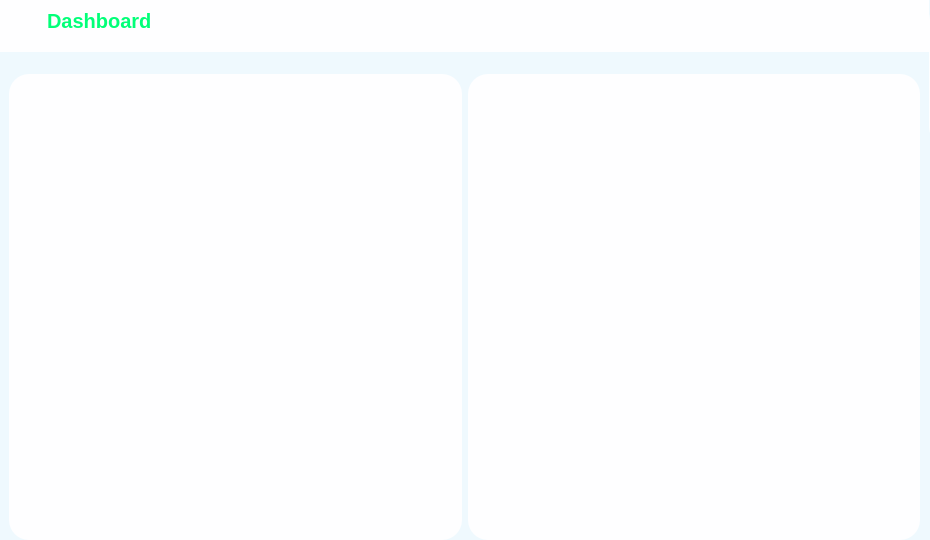
<?xml version="1.0" encoding="UTF-8"?>
<ui version="4.0">
 <class>comprasCliente</class>
 <widget class="QDialog" name="comprasCliente">
  <property name="geometry">
   <rect>
    <x>0</x>
    <y>0</y>
    <width>930</width>
    <height>540</height>
   </rect>
  </property>
  <property name="windowTitle">
   <string>Dialog</string>
  </property>
  <property name="styleSheet">
   <string notr="true">*{
color: #000;
border: none;
}
#comprasCliente{
background-color: #eff9fe;
}

#leftMenu{
background-color: rgb(1, 176, 83);

}
QLineEdit{
background: transparent;
color: #01ff78;
}
#searchFrame{
border-radius: 10px;
border: 2px solid #01ff78;
}
#appHeader{
color:  #01ff78;
}
#card1, #card2, #card3,#card4 {
background-color: #fefeff;
border-radius: 20px;
}
#pushButton, #pushButton_2{
background-color: #01ff78;
color: #fff;
border-radius: 10px;
}
#widget_4, #widget_5, #profileCont{
background-color: #fefeff;
border-radius: 20px;
}
#headerFrame{
background-color: #fefeff;
}
#pushButton_4{
background-color: #fefeff;
padding: 10px 5px;
text-align:left;
border-top-left-radius: 20px
}
#pushButton_3, #pushButton_5, #pushButton_6{
padding: 10px 5px;
text-align:left;

}
QScrollArea{
background:transparent;
}

</string>
  </property>
  <widget class="QWidget" name="leftMenu" native="true">
   <property name="enabled">
    <bool>true</bool>
   </property>
   <property name="geometry">
    <rect>
     <x>1030</x>
     <y>0</y>
     <width>220</width>
     <height>549</height>
    </rect>
   </property>
   <layout class="QVBoxLayout" name="verticalLayout_8">
    <property name="spacing">
     <number>0</number>
    </property>
    <property name="sizeConstraint">
     <enum>QLayout::SetDefaultConstraint</enum>
    </property>
    <property name="leftMargin">
     <number>15</number>
    </property>
    <property name="topMargin">
     <number>0</number>
    </property>
    <property name="rightMargin">
     <number>0</number>
    </property>
    <property name="bottomMargin">
     <number>0</number>
    </property>
    <item>
     <widget class="QFrame" name="frame_10">
      <property name="sizePolicy">
       <sizepolicy hsizetype="Preferred" vsizetype="Minimum">
        <horstretch>0</horstretch>
        <verstretch>0</verstretch>
       </sizepolicy>
      </property>
      <property name="frameShape">
       <enum>QFrame::StyledPanel</enum>
      </property>
      <property name="frameShadow">
       <enum>QFrame::Raised</enum>
      </property>
      <layout class="QVBoxLayout" name="verticalLayout_9">
       <property name="spacing">
        <number>0</number>
       </property>
       <property name="leftMargin">
        <number>0</number>
       </property>
       <property name="topMargin">
        <number>0</number>
       </property>
       <property name="rightMargin">
        <number>0</number>
       </property>
       <property name="bottomMargin">
        <number>0</number>
       </property>
       <item alignment="Qt::AlignTop">
        <widget class="QLabel" name="label_28">
         <property name="font">
          <font>
           <pointsize>15</pointsize>
           <bold>true</bold>
          </font>
         </property>
         <property name="text">
          <string>STDEvents</string>
         </property>
        </widget>
       </item>
       <item>
        <widget class="QFrame" name="frame_9">
         <property name="sizePolicy">
          <sizepolicy hsizetype="Preferred" vsizetype="Expanding">
           <horstretch>0</horstretch>
           <verstretch>0</verstretch>
          </sizepolicy>
         </property>
         <property name="frameShape">
          <enum>QFrame::StyledPanel</enum>
         </property>
         <property name="frameShadow">
          <enum>QFrame::Raised</enum>
         </property>
         <layout class="QVBoxLayout" name="verticalLayout_11">
          <property name="spacing">
           <number>0</number>
          </property>
          <property name="leftMargin">
           <number>0</number>
          </property>
          <property name="topMargin">
           <number>0</number>
          </property>
          <property name="rightMargin">
           <number>0</number>
          </property>
          <property name="bottomMargin">
           <number>0</number>
          </property>
          <item alignment="Qt::AlignTop">
           <widget class="QFrame" name="frame_11">
            <property name="sizePolicy">
             <sizepolicy hsizetype="Preferred" vsizetype="Preferred">
              <horstretch>0</horstretch>
              <verstretch>0</verstretch>
             </sizepolicy>
            </property>
            <property name="frameShape">
             <enum>QFrame::StyledPanel</enum>
            </property>
            <property name="frameShadow">
             <enum>QFrame::Raised</enum>
            </property>
            <layout class="QVBoxLayout" name="verticalLayout_10">
             <property name="spacing">
              <number>10</number>
             </property>
             <property name="leftMargin">
              <number>0</number>
             </property>
             <property name="topMargin">
              <number>0</number>
             </property>
             <property name="rightMargin">
              <number>0</number>
             </property>
             <property name="bottomMargin">
              <number>0</number>
             </property>
             <item>
              <widget class="QPushButton" name="pushButton_4">
               <property name="text">
                <string>Home</string>
               </property>
               <property name="icon">
                <iconset resource="../../Recursos.qrc">
                 <normaloff>:/greenicons/icons/greenicons/home.svg</normaloff>:/greenicons/icons/greenicons/home.svg</iconset>
               </property>
               <property name="iconSize">
                <size>
                 <width>24</width>
                 <height>24</height>
                </size>
               </property>
              </widget>
             </item>
             <item>
              <widget class="QPushButton" name="pushButton_3">
               <property name="text">
                <string>Cart</string>
               </property>
               <property name="icon">
                <iconset resource="../../Recursos.qrc">
                 <normaloff>:/whiteicons/icons/whiteicons/shopping-cart.svg</normaloff>:/whiteicons/icons/whiteicons/shopping-cart.svg</iconset>
               </property>
               <property name="iconSize">
                <size>
                 <width>24</width>
                 <height>24</height>
                </size>
               </property>
              </widget>
             </item>
             <item>
              <widget class="QPushButton" name="pushButton_6">
               <property name="text">
                <string>Statistics</string>
               </property>
               <property name="icon">
                <iconset resource="../../Recursos.qrc">
                 <normaloff>:/whiteicons/icons/whiteicons/bar-chart.svg</normaloff>:/whiteicons/icons/whiteicons/bar-chart.svg</iconset>
               </property>
               <property name="iconSize">
                <size>
                 <width>24</width>
                 <height>24</height>
                </size>
               </property>
              </widget>
             </item>
             <item>
              <widget class="QPushButton" name="pushButton_5">
               <property name="text">
                <string>Settings</string>
               </property>
               <property name="icon">
                <iconset resource="../../Recursos.qrc">
                 <normaloff>:/whiteicons/icons/whiteicons/settings.svg</normaloff>:/whiteicons/icons/whiteicons/settings.svg</iconset>
               </property>
               <property name="iconSize">
                <size>
                 <width>24</width>
                 <height>24</height>
                </size>
               </property>
              </widget>
             </item>
            </layout>
           </widget>
          </item>
         </layout>
        </widget>
       </item>
      </layout>
     </widget>
    </item>
   </layout>
  </widget>
  <widget class="QWidget" name="profileCont" native="true">
   <property name="geometry">
    <rect>
     <x>929</x>
     <y>0</y>
     <width>100</width>
     <height>147</height>
    </rect>
   </property>
   <property name="maximumSize">
    <size>
     <width>100</width>
     <height>16777215</height>
    </size>
   </property>
   <layout class="QVBoxLayout" name="verticalLayout_12">
    <property name="spacing">
     <number>0</number>
    </property>
    <property name="leftMargin">
     <number>0</number>
    </property>
    <property name="topMargin">
     <number>0</number>
    </property>
    <property name="rightMargin">
     <number>0</number>
    </property>
    <property name="bottomMargin">
     <number>0</number>
    </property>
    <item alignment="Qt::AlignTop">
     <widget class="QFrame" name="frame_12">
      <property name="frameShape">
       <enum>QFrame::StyledPanel</enum>
      </property>
      <property name="frameShadow">
       <enum>QFrame::Raised</enum>
      </property>
      <layout class="QVBoxLayout" name="verticalLayout_13">
       <property name="spacing">
        <number>6</number>
       </property>
       <property name="leftMargin">
        <number>0</number>
       </property>
       <property name="topMargin">
        <number>0</number>
       </property>
       <property name="rightMargin">
        <number>0</number>
       </property>
       <property name="bottomMargin">
        <number>0</number>
       </property>
       <item alignment="Qt::AlignTop">
        <widget class="QLabel" name="label_29">
         <property name="font">
          <font>
           <pointsize>12</pointsize>
           <bold>true</bold>
          </font>
         </property>
         <property name="text">
          <string>STDEvents</string>
         </property>
         <property name="alignment">
          <set>Qt::AlignCenter</set>
         </property>
        </widget>
       </item>
       <item alignment="Qt::AlignTop">
        <widget class="QLabel" name="label_34">
         <property name="text">
          <string>Cliente</string>
         </property>
         <property name="alignment">
          <set>Qt::AlignCenter</set>
         </property>
        </widget>
       </item>
       <item alignment="Qt::AlignHCenter|Qt::AlignTop">
        <widget class="QLabel" name="label_33">
         <property name="maximumSize">
          <size>
           <width>50</width>
           <height>50</height>
          </size>
         </property>
         <property name="text">
          <string/>
         </property>
         <property name="pixmap">
          <pixmap resource="../../Recursos.qrc">:/Files/imagenes/Captura de pantalla 2024-01-02 172038.jpg</pixmap>
         </property>
         <property name="scaledContents">
          <bool>true</bool>
         </property>
         <property name="alignment">
          <set>Qt::AlignCenter</set>
         </property>
        </widget>
       </item>
       <item>
        <widget class="QPushButton" name="pushButton_7">
         <property name="text">
          <string>My Profile</string>
         </property>
         <property name="icon">
          <iconset resource="../../Recursos.qrc">
           <normaloff>:/greenicons/icons/greenicons/user.svg</normaloff>:/greenicons/icons/greenicons/user.svg</iconset>
         </property>
        </widget>
       </item>
       <item>
        <widget class="QPushButton" name="pushButton_8">
         <property name="minimumSize">
          <size>
           <width>0</width>
           <height>20</height>
          </size>
         </property>
         <property name="text">
          <string>Logout</string>
         </property>
         <property name="icon">
          <iconset resource="../../Recursos.qrc">
           <normaloff>:/greenicons/icons/greenicons/log-out.svg</normaloff>:/greenicons/icons/greenicons/log-out.svg</iconset>
         </property>
        </widget>
       </item>
      </layout>
     </widget>
    </item>
   </layout>
  </widget>
  <widget class="QWidget" name="mainBody" native="true">
   <property name="geometry">
    <rect>
     <x>0</x>
     <y>0</y>
     <width>929</width>
     <height>549</height>
    </rect>
   </property>
   <layout class="QVBoxLayout" name="verticalLayout">
    <property name="spacing">
     <number>13</number>
    </property>
    <property name="leftMargin">
     <number>0</number>
    </property>
    <property name="topMargin">
     <number>0</number>
    </property>
    <property name="rightMargin">
     <number>0</number>
    </property>
    <property name="bottomMargin">
     <number>0</number>
    </property>
    <item alignment="Qt::AlignTop">
     <widget class="QWidget" name="headerFrame" native="true">
      <layout class="QHBoxLayout" name="horizontalLayout_2">
       <property name="spacing">
        <number>0</number>
       </property>
       <property name="leftMargin">
        <number>0</number>
       </property>
       <property name="topMargin">
        <number>0</number>
       </property>
       <property name="rightMargin">
        <number>0</number>
       </property>
       <property name="bottomMargin">
        <number>10</number>
       </property>
       <item alignment="Qt::AlignLeft">
        <widget class="QWidget" name="widget" native="true">
         <layout class="QHBoxLayout" name="horizontalLayout_5">
          <item>
           <widget class="QPushButton" name="menuBtn">
            <property name="text">
             <string/>
            </property>
            <property name="icon">
             <iconset resource="../../Recursos.qrc">
              <normaloff>:/greenicons/icons/greenicons/menu.svg</normaloff>:/greenicons/icons/greenicons/menu.svg</iconset>
            </property>
           </widget>
          </item>
          <item>
           <widget class="QLabel" name="appHeader">
            <property name="font">
             <font>
              <pointsize>15</pointsize>
              <bold>true</bold>
             </font>
            </property>
            <property name="text">
             <string>Dashboard</string>
            </property>
           </widget>
          </item>
         </layout>
        </widget>
       </item>
       <item alignment="Qt::AlignRight">
        <widget class="QWidget" name="widget_3" native="true">
         <layout class="QHBoxLayout" name="horizontalLayout_6">
          <property name="spacing">
           <number>0</number>
          </property>
          <property name="leftMargin">
           <number>0</number>
          </property>
          <property name="topMargin">
           <number>0</number>
          </property>
          <property name="rightMargin">
           <number>0</number>
          </property>
          <property name="bottomMargin">
           <number>0</number>
          </property>
          <item>
           <widget class="QPushButton" name="accountBtn">
            <property name="text">
             <string/>
            </property>
            <property name="icon">
             <iconset resource="../../Recursos.qrc">
              <normaloff>:/greenicons/icons/greenicons/user.svg</normaloff>:/greenicons/icons/greenicons/user.svg</iconset>
            </property>
            <property name="iconSize">
             <size>
              <width>32</width>
              <height>32</height>
             </size>
            </property>
           </widget>
          </item>
         </layout>
        </widget>
       </item>
      </layout>
     </widget>
    </item>
    <item>
     <widget class="QWidget" name="mainFrame" native="true">
      <property name="sizePolicy">
       <sizepolicy hsizetype="Preferred" vsizetype="Expanding">
        <horstretch>0</horstretch>
        <verstretch>0</verstretch>
       </sizepolicy>
      </property>
      <layout class="QHBoxLayout" name="horizontalLayout_12">
       <item>
        <widget class="QWidget" name="widget_4" native="true">
         <layout class="QVBoxLayout" name="verticalLayout_6">
          <item>
           <widget class="QScrollArea" name="scrollArea">
            <property name="maximumSize">
             <size>
              <width>500</width>
              <height>16777215</height>
             </size>
            </property>
            <property name="widgetResizable">
             <bool>true</bool>
            </property>
            <widget class="QWidget" name="scrollAreaWidgetContents">
             <property name="geometry">
              <rect>
               <x>0</x>
               <y>0</y>
               <width>435</width>
               <height>445</height>
              </rect>
             </property>
            </widget>
           </widget>
          </item>
         </layout>
        </widget>
       </item>
       <item>
        <widget class="QWidget" name="widget_5" native="true">
         <layout class="QVBoxLayout" name="verticalLayout_7">
          <item>
           <widget class="QScrollArea" name="scrollArea_2">
            <property name="widgetResizable">
             <bool>true</bool>
            </property>
            <widget class="QWidget" name="scrollAreaWidgetContents_3">
             <property name="geometry">
              <rect>
               <x>0</x>
               <y>0</y>
               <width>434</width>
               <height>445</height>
              </rect>
             </property>
            </widget>
           </widget>
          </item>
         </layout>
        </widget>
       </item>
      </layout>
     </widget>
    </item>
   </layout>
  </widget>
 </widget>
 <resources>
  <include location="../../Recursos.qrc"/>
 </resources>
 <connections/>
</ui>
